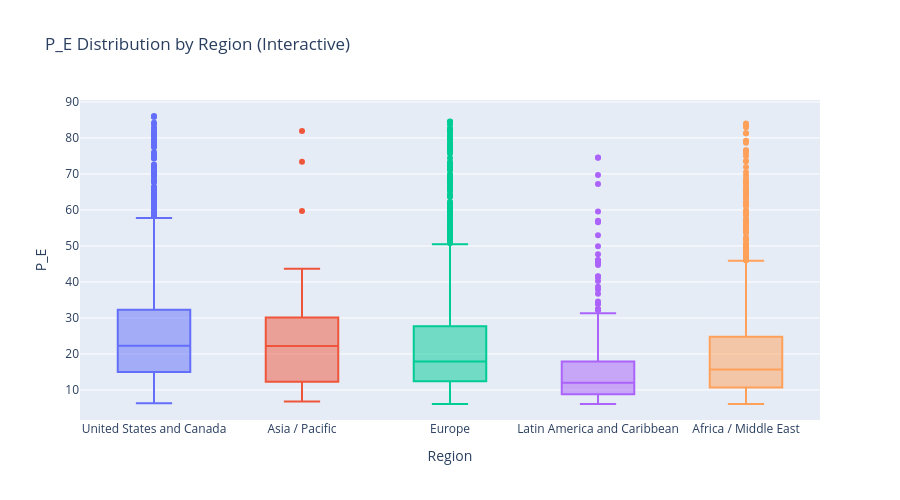

Write notebook code for a chart like this one.
### Code cell
# Regional distribution bar chart
if 'region' in all_stocks.columns:
    plt.figure(figsize=(10, 6))
    region_counts = all_stocks['region'].value_counts()
    sns.barplot(x=region_counts.index, y=region_counts.values, palette='Set2')
    plt.title('Stock Distribution by Region', fontsize=14, fontweight='bold')
    plt.xlabel('Region')
    plt.ylabel('Number of Stocks')
    for i, v in enumerate(region_counts.values):
        plt.text(i, v + len(all_stocks) * 0.01, str(v), ha='center', va='bottom')
    plt.tight_layout()
    plt.show()

### Figure 1 — Plotly figure (JSON) as saved in the notebook; plotly's stock layout.template omitted (floating-point values rounded to 4 significant figures; data arrays with more than 128 entries replaced by an {"elided": "..."} marker saying what was removed)
{"data": [{"alignmentgroup": "True", "hovertemplate": "Region=%{x}<br>P_E=%{y}<extra></extra>", "legendgroup": "United States and Canada", "marker": {"color": "#636efa"}, "name": "United States and Canada", "notched": false, "offsetgroup": "United States and Canada", "orientation": "v", "showlegend": true, "x": {"elided": "1321 str values"}, "x0": " ", "xaxis": "x", "y": {"elided": "1321 float values"}, "y0": " ", "yaxis": "y", "type": "box"}, {"alignmentgroup": "True", "hovertemplate": "Region=%{x}<br>P_E=%{y}<extra></extra>", "legendgroup": "Asia / Pacific", "marker": {"color": "#EF553B"}, "name": "Asia / Pacific", "notched": false, "offsetgroup": "Asia / Pacific", "orientation": "v", "showlegend": true, "x": ["Asia / Pacific", "Asia / Pacific", "Asia / Pacific", "Asia / Pacific", "Asia / Pacific", "Asia / Pacific", "Asia / Pacific", "Asia / Pacific", "Asia / Pacific", "Asia / Pacific", "Asia / Pacific", "Asia / Pacific", "Asia / Pacific", "Asia / Pacific", "Asia / Pacific", "Asia / Pacific", "Asia / Pacific", "Asia / Pacific", "Asia / Pacific", "Asia / Pacific", "Asia / Pacific", "Asia / Pacific", "Asia / Pacific", "Asia / Pacific", "Asia / Pacific", "Asia / Pacific", "Asia / Pacific", "Asia / Pacific", "Asia / Pacific", "Asia / Pacific", "Asia / Pacific"], "x0": " ", "xaxis": "x", "y": [20.5, 81.9, 9.7, 32.9, 20.0, 11.7, 25.1, 26.2, 20.1, 39.0, 17.0, 6.8, 23.8, 24.1, 23.0, 33.4, 25.7, 10.1, 73.4, 27.4, 43.7, 59.7, 15.2, 13.9, 31.0, 8.0, 16.1, 22.2, 10.8, 7.4, 8.5], "y0": " ", "yaxis": "y", "type": "box"}, {"alignmentgroup": "True", "hovertemplate": "Region=%{x}<br>P_E=%{y}<extra></extra>", "legendgroup": "Europe", "marker": {"color": "#00cc96"}, "name": "Europe", "notched": false, "offsetgroup": "Europe", "orientation": "v", "showlegend": true, "x": {"elided": "1559 str values"}, "x0": " ", "xaxis": "x", "y": {"elided": "1559 float values"}, "y0": " ", "yaxis": "y", "type": "box"}, {"alignmentgroup": "True", "hovertemplate": "Region=%{x}<br>P_E=%{y}<extra></extra>", "legendgroup": "Latin America and Caribbean", "marker": {"color": "#ab63fa"}, "name": "Latin America and Caribbean", "notched": false, "offsetgroup": "Latin America and Caribbean", "orientation": "v", "showlegend": true, "x": {"elided": "406 str values"}, "x0": " ", "xaxis": "x", "y": {"elided": "406 float values"}, "y0": " ", "yaxis": "y", "type": "box"}, {"alignmentgroup": "True", "hovertemplate": "Region=%{x}<br>P_E=%{y}<extra></extra>", "legendgroup": "Africa / Middle East", "marker": {"color": "#FFA15A"}, "name": "Africa / Middle East", "notched": false, "offsetgroup": "Africa / Middle East", "orientation": "v", "showlegend": true, "x": {"elided": "1071 str values"}, "x0": " ", "xaxis": "x", "y": {"elided": "1071 float values"}, "y0": " ", "yaxis": "y", "type": "box"}], "layout": {"xaxis": {"anchor": "y", "domain": [0.0, 1.0], "title": {"text": "Region"}, "categoryorder": "array", "categoryarray": ["United States and Canada", "Asia / Pacific", "Europe", "Latin America and Caribbean", "Africa / Middle East"]}, "yaxis": {"anchor": "x", "domain": [0.0, 1.0], "title": {"text": "P_E"}}, "legend": {"title": {"text": "Region"}, "tracegroupgap": 0}, "title": {"text": "P_E Distribution by Region (Interactive)"}, "boxmode": "overlay", "height": 500, "showlegend": false}}
